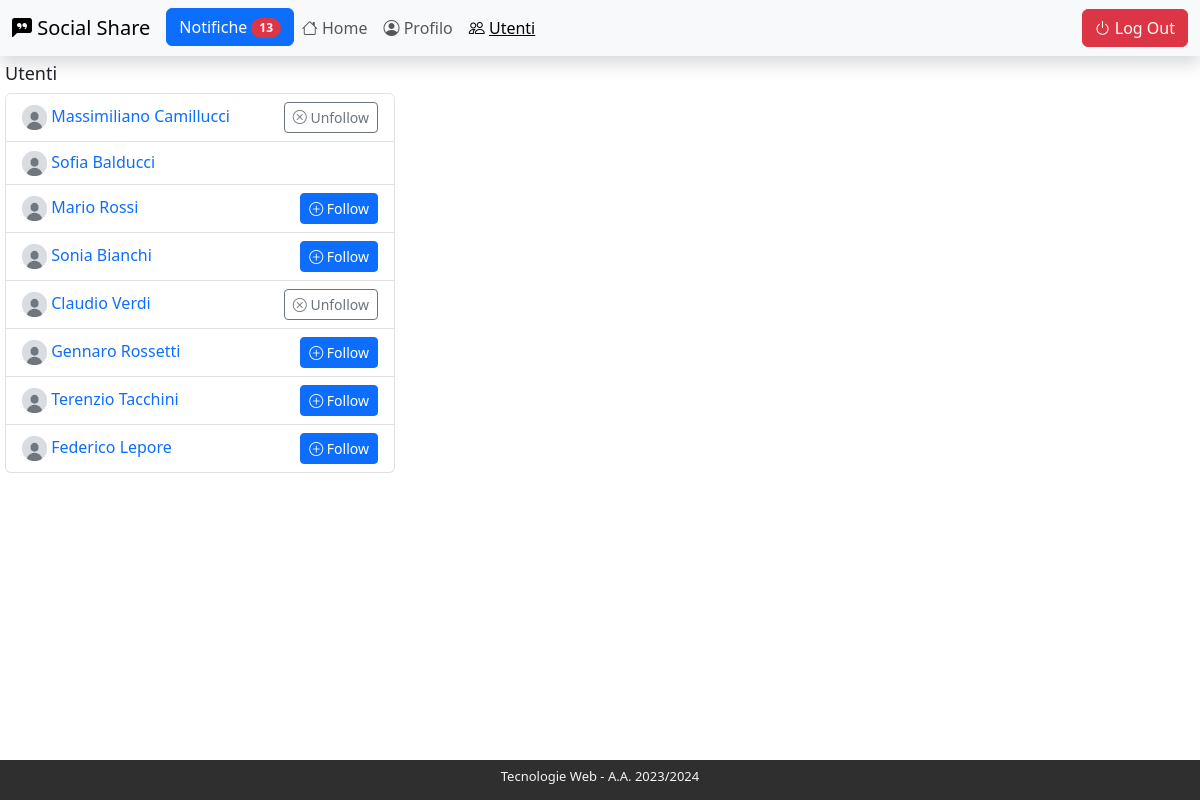
The app's page /index.php?page=users (signed in) with its own data.
### tables this page shows
CREATE TABLE `users` (
  `idUSER` int(11) NOT NULL,
  `nome` varchar(200) DEFAULT NULL,
  `cognome` varchar(200) DEFAULT NULL,
  `email` varchar(500) NOT NULL,
  `password` char(255) NOT NULL,
  `nickname` varchar(45) NOT NULL,
  `imageUrl` varchar(2048) DEFAULT NULL,
  `enableAutofollow` bit(1) DEFAULT b'0',
  `enableReposts` bit(1) DEFAULT b'1',
  `enableComments` bit(1) DEFAULT b'1',
  `dataIscrizione` datetime DEFAULT NULL,
  `dataCancellazione` datetime DEFAULT NULL,
  `dataUltimoAccesso` datetime DEFAULT NULL
);

### template/notifications.php (called while the page is built, shortened)
<?php foreach($template_data["notifications"] as $notification) : ?>
      <?php if($notification['fkFollow']!= NULL): ?>
        <?php $follower = $dbh->getFollowerByFollowId($notification['fkFollow']);?>
      <?php elseif($notification['fkPost']!= NULL): ?>
        <?php $user = $dbh->getUserByPostId($notification['fkPost']);?>
        <?php endif; ?>
<?php endforeach; ?>

### index.php (called while the page is built)
<?php
require_once 'bootstrap.php';
require 'notify.php';
require("utils/routing.php");
require 'template/base-layout.php';

### db/database-helper.php (called while the page is built, shortened)
<?php
class DatabaseHelper{
    private $db;
    public function __construct($servername, $username, $password, $dbname, $port){
        $this->db = new mysqli($servername, $username, $password, $dbname, $port);
    }
    public function getUsers(){
        $stmt = $this->db->prepare("SELECT * FROM users");
        $stmt->execute();
        $result = $stmt->get_result();
        return $result->fetch_all(MYSQLI_ASSOC);
    }
    public function getFollowerByFollowId($id){
        $query = "select u.* from users u
        left join followers f on  u.idUSER = f.fkFollower
        where f.idFOLLOWER  =  ?";
        $stmt = $this->db->prepare($query);
        $stmt->bind_param('i',$id);
        $stmt->execute();
        $result = $stmt->get_result();
        return $result->fetch_all(MYSQLI_ASSOC)[0];
    }
    public function getUserByPostId($id){
        $query = "SELECT u.* FROM users u, posts p WHERE p.idPOST=? and p.fkUser=u.idUSER";
        $stmt = $this->db->prepare($query);
        $stmt->bind_param('i',$id);
        $stmt->execute();
        $result = $stmt->get_result();
        return $result->fetch_all(MYSQLI_ASSOC)[0];
    }
    public function getActiveFollowedByUserId($id){
        $query = "select u.* from users u
        left join followers f on  u.idUSER = f.fkFollowed
        where f.fkFollower  =  ?
        and f.isAccepted = 1 ";
        $stmt = $this->db->prepare($query);
        $stmt->bind_param('i',$id);
        $stmt->execute();
        $result = $stmt->get_result();
        return $result->fetch_all(MYSQLI_ASSOC);
    }
    public function getNotificationsByUserId($id){
        $query = "SELECT * FROM notifications
        WHERE fkUser=? AND dataArchiviazione is null
        ORDER BY dataInserimento desc";
        $stmt = $this->db->prepare($query);
        $stmt->bind_param('i',$id);
        $stmt->execute();
        $result = $stmt->get_result();
        return $result->fetch_all(MYSQLI_ASSOC);
    }
}

### bootstrap.php (called while the page is built, shortened)
<?php
require_once("db/database-helper.php");
require_once("utils/functions.php");
$dbh = new DatabaseHelper(DB_HOST, DB_USER, DB_PASSWORD, DB_NAME, DB_PORT);

### notify.php (called while the page is built, shortened)
<?php
require_once 'bootstrap.php';
if(isUserLoggedIn()){
    $template_data["notifications"] = $dbh->getNotificationsByUserId($_SESSION['user']['idUSER']);
}

### users.php (called while the page is built)
<?php
require_once 'bootstrap.php';
    $template_data["users"] = $dbh->getUsers();
    $template_data["titolo"] = "Users";
    $template_data["nome"] = "users-page.php";
    $template_data["following"] = $dbh->getActiveFollowedByUserId($_SESSION["user"]["idUSER"] );

### utils/routing.php (called while the page is built, shortened)
<?php
if(isUserLoggedIn()){
    if(isset($_GET["page"])){
        switch($_GET["page"]){
            case 'users':
                require('users.php');
                break;
        }
    } else{
        require('home.php');
    }
}

### template/users-page.php (the view, shortened to what this page needs)
<section>
    <h2>Utenti</h2>
    <ul class="list-group">
        <?php foreach($template_data["users"] as $utente): ?>
            <li class="list-group-item d-flex justify-content-between align-items-center user list item">
                <a href="index.php?page=userprofile&iduser=<?php echo $utente["idUSER"]; ?>">
                <?php if($utente["imageUrl"]!="") $userImg = UPLOAD_DIR.$utente["imageUrl"]; else  $userImg=DEFAULT_IMG_PROFILE ?>
                <span><img class="user profile" src="<?php echo $userImg; ?>" alt=""></span>
                <?php echo $utente["nome"]; ?> <?php echo $utente["cognome"]; ?></a>
                <?php $mySelf = $_SESSION['user']['idUSER'] ==  $utente["idUSER"] ? 1:0; ?>
                <?php if($mySelf ==0) : ?>
                    <?php $amIFollowing = 0; ?>
                    <?php foreach($template_data["following"] as $followed): ?>
                        <?php if($utente["idUSER"]==$followed["idUSER"]) $amIFollowing = 1 ?>
                    <?php endforeach; ?>
                        <form id="form-follow-<?php echo $utente["idUSER"]?>" action="#" method="POST">
                            <button id="user<?php echo $utente["idUSER"]?>" class="follow-button btn-sm btn btn-<?php if($amIFollowing==1) echo 'outline-secondary'; else echo 'primary' ?>"  type="button">
                                <?php if($amIFollowing==1) echo '<em class="bi bi-x-circle"></em> Unfollow'; else echo '<em class="bi bi-plus-circle"></em> Follow' ?>
                            </button>
                        </form>
                <?php endif; ?>
            </li>
        <?php endforeach; ?>
    </ul>
</section>

### css/main.css (style rules this page uses)
section { margin-top: 2px; }
img.user.profile { max-width: 25px; height: auto; }
li.header a, li.user.list.item a { text-decoration: none; }
h2 { font-size: large; }

### records on screen
users: nome "Massimiliano", cognome "Camillucci", shows "Unfollow"
users: nome "Sofia", cognome "Balducci"
users: nome "Mario", cognome "Rossi", shows "Follow"
users: nome "Sonia", cognome "Bianchi", shows "Follow"
users: nome "Claudio", cognome "Verdi", shows "Unfollow"
users: nome "Gennaro", cognome "Rossetti", shows "Follow"
users: nome "Terenzio", cognome "Tacchini", shows "Follow"
users: nome "Federico", cognome "Lepore", shows "Follow"

### other values on screen
count($template_data["notifications"]) "13"
